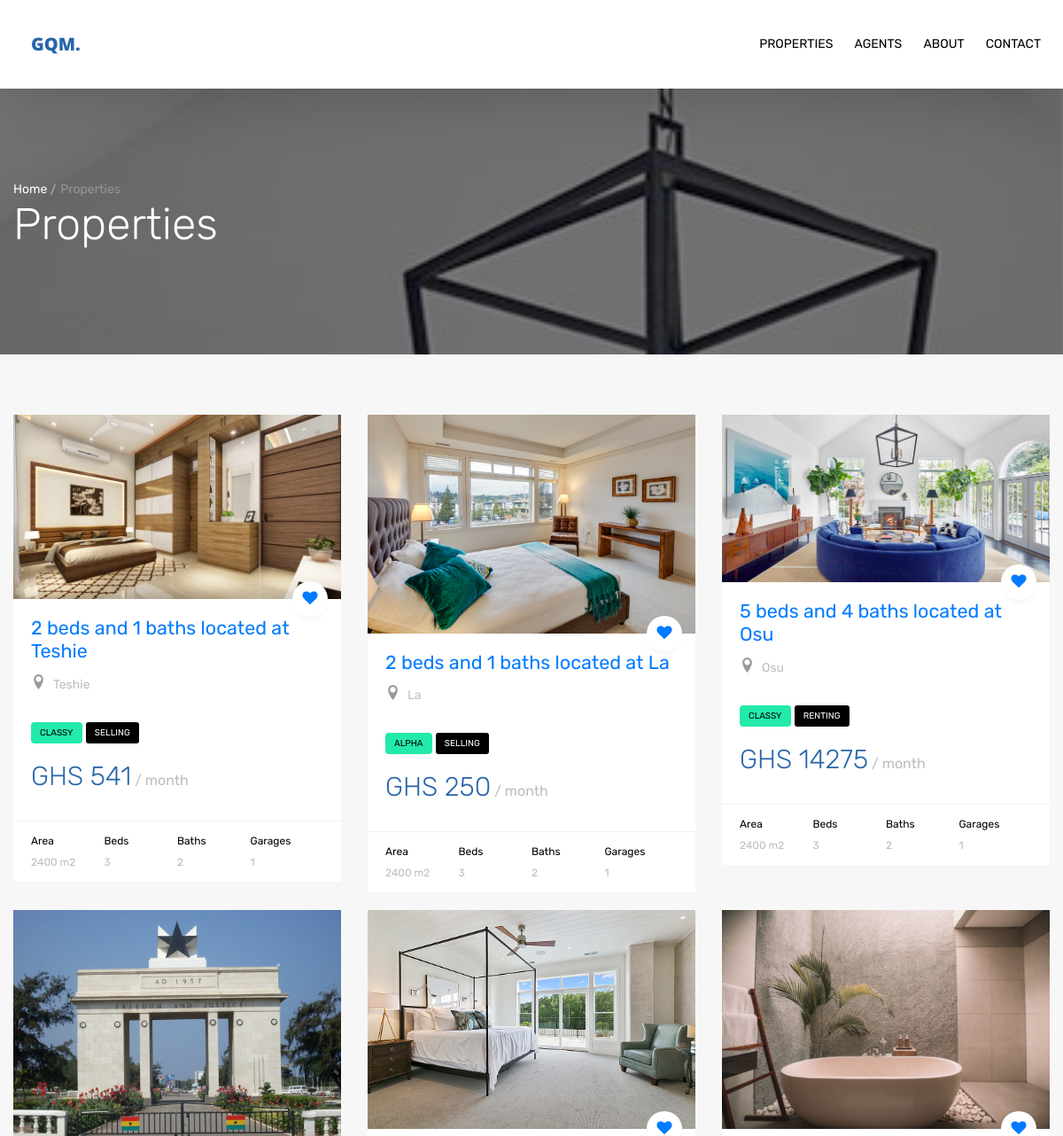
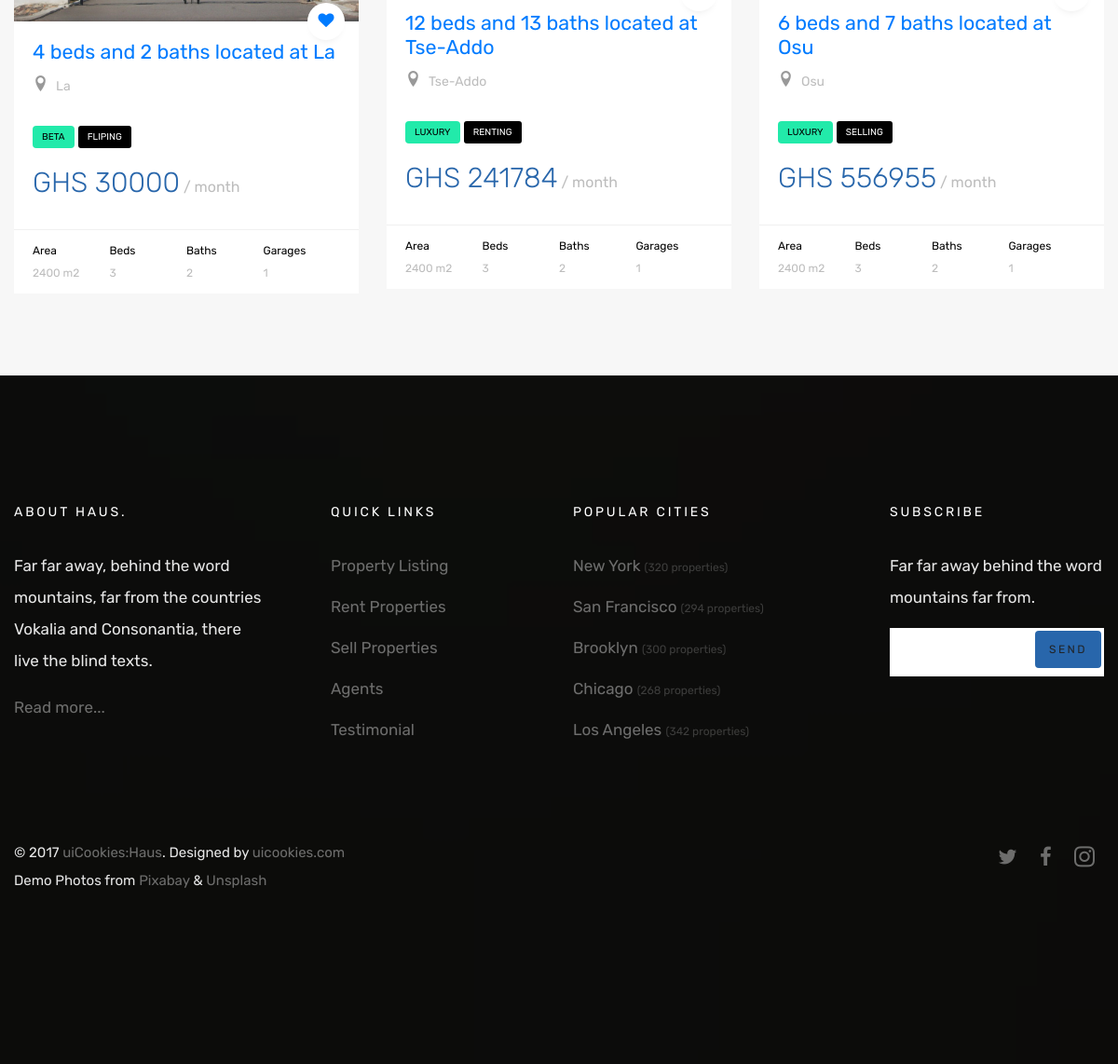
Screenshot of /property/ with the database file from the repository (2 pictures, top to bottom).
### mainapp/models.py (models this page shows)
class Properties(models.Model):
    categories=models.ForeignKey(Categories,null=True,on_delete=models.SET_NULL)
    name=models.CharField(max_length=255)
    location=models.CharField(max_length=255)
    type= models.CharField(choices=roomtype,max_length=25)
    price=models.PositiveIntegerField()
    area=models.DecimalField(decimal_places=2,max_digits=10)
    numofbeds=models.PositiveIntegerField()
    numofbath=models.PositiveIntegerField()
    numofgarage=models.CharField(max_length=10)
    photo = models.ImageField(upload_to='rooms',null=True)
    roomdetail=models.TextField(max_length=255,default=True)
    def __str__(self):
        return f"{self.numofbeds} beds and {self.numofbath} baths located at {self.location}"
    class Meta:
        verbose_name='Property'
        verbose_name_plural='Properties'

class Categories(models.Model):
    categories=models.CharField(max_length=25)
    def __str__(self):
        return self.categories
    class Meta:
        verbose_name='Category'
        verbose_name_plural='Categories'

### mainapp/views.py (the view)
# urls.py: path('property/',views. propertylist,name='propertylist'),
def propertylist(request):
    listing=Properties.objects.all()
    context={
        'listproperty':listing
        }
    return render(request,'property/properties.html',context)

### templates/property/properties.html (shortened to what this page needs)
{% extends 'base.html' %}
{% load static %}
{% block body %}
<section class="probootstrap-slider flexslider2 page-inner">
  <div class="overlay"></div>
  <div class="probootstrap-wrap-banner">
    <div class="container">
      <div class="row">
        <div class="col-md-8">
          <div class="page-title probootstrap-animate">
            <div class="probootstrap-breadcrumbs">
              <a href="#">Home</a><span>Properties</span>
            </div>
            <h1>Properties</h1>
          </div>
        </div>
      </div>
    </div>
  </div>
  <ul class="slides">
    <li
      style="background-image: url(../../media/rooms/blue-and-white-rooms-hbx090120inspoindex-006-1617124627_eL0lveS.jpg);">
    </li>
  </ul>
</section>
<section class="probootstrap-section probootstrap-section-lighter">
  <div class="container">
    <div class="row">
      {% for proper in listproperty %}
      <div class="col-md-4 col-sm-6">
        <div class="probootstrap-card probootstrap-listing">
          <div class="probootstrap-card-media">
            <img src="{{proper.photo.url}}" class="img-responsive" alt="Sorry not available">
            <a href="#" class="probootstrap-love"><i class="icon-heart"></i></a>
          </div>
          <div class="probootstrap-card-text">
            <h2 class="probootstrap-card-heading"><a href="{% url 'detail' proper.id %}">{{proper}}</a></h2>
            <div class="probootstrap-listing-location">
              <i class="icon-location2"></i> <span>{{proper.location}}</span>
            </div>
            <div class="probootstrap-listing-category for-sale"><span style="color: black;">{{proper.type}}</span> <span
                style="background-color:black ; border-radius: 3px;">{{proper.categories}}</span></div>
            <div class="probootstrap-listing-price"><strong>GHS {{proper.price}}</strong> / month</div>
          </div>
          <div class="probootstrap-card-extra">
            <ul>
              <li>
                Area
                <span>2400 m2</span>
              </li>
              <li>
                Beds
                <span>3</span>
              </li>
              <li>
                Baths
                <span>2</span>
              </li>
              <li>
                Garages
                <span>1</span>
              </li>
            </ul>
          </div>
        </div>
      </div>
      {% endfor %}
    </div>
  </div>
</section>
{% endblock body %}

### templates/base.html (shortened to what this page needs)
<!DOCTYPE html>
{% load static %}
<html lang="en">
<head>
  <link rel="stylesheet" href="https://maxcdn.bootstrapcdn.com/bootstrap/4.0.0/css/bootstrap.min.css"
>
  <link rel="stylesheet" href="{% static '..\static\css\styles-merged.css' %}">
  <link rel="stylesheet" href="{% static '..\static\css\style.min.css' %}">
  <link rel="stylesheet" href="{% static '..\static\css\custom.css' %}">
  <link rel="stylesheet" href="{% static '../../../static/new static/css/open-iconic-bootstrap.min.css' %}">
  <link rel="stylesheet" href="{% static '../../../static/new static/css/animate.css' %}">
  <link rel="stylesheet" href="{% static '../../../static/new static/css/owl.carousel.min.css' %}">
  <link rel="stylesheet" href="{% static '../../../static/new static/css/owl.theme.default.min.css' %}">
  <link rel="stylesheet" href="{% static '../../../static/new static/css/magnific-popup.css' %}">
  <link rel="stylesheet" href="{% static '../../../static/new static/css/aos.css' %}">
  <link rel="stylesheet" href="{% static '../../../static/new static/css/ionicons.min.css' %}">
  <link rel="stylesheet" href="{% static '../../../static/new static/css/bootstrap-datepicker.css' %}">
  <link rel="stylesheet" href="{% static '../../../static/new static/css/jquery.timepicker.css' %}">
  <link rel="stylesheet" href="{% static '../../../static/new static/css/flaticon.css' %}">
  <link rel="stylesheet" href="{% static '../../../static/new static/css/icomoon.css' %}">
  <link rel="stylesheet" href="{% static '../../../static/new static/css/style.css' %}">
</head>
<body>
  <header role="banner" class="probootstrap-header">
    <div class="container">
      <a href="{% url  'home' %}" class="probootstrap-logo">GQM<span>.</span></a>
      <nav role="navigation" class="probootstrap-nav hidden-xs">
        <ul class="probootstrap-main-nav">
          <li><a href="{% url 'propertylist' %}">Properties</a></li>
          <li><a href="{% url 'agents' %}">Agents</a></li>
          <li><a href="{% url 'about' %}">About</a></li>
          <li><a href="{% url 'contact' %}">Contact</a></li>
        </ul>
      </nav>
    </div>
  </header>
  {% block body %}
  {% endblock body %}
  <footer class="probootstrap-footer probootstrap-bg" style="background-image: url(img/slider_3.jpg)">
    <div class="container">
      <div class="row mb60">
        <div class="col-md-3">
          <div class="probootstrap-footer-widget">
            <h4 class="heading">About Haus.</h4>
            <p>Far far away, behind the word mountains, far from the countries Vokalia and Consonantia, there live the
              blind texts. </p>
            <p><a href="#">Read more...</a></p>
          </div>
        </div>
        <div class="col-md-3">
          <div class="probootstrap-footer-widget probootstrap-link-wrap">
            <h4 class="heading">Quick Links</h4>
            <ul class="stack-link">
              <li><a href="#">Property Listing</a></li>
              <li><a href="#">Rent Properties</a></li>
              <li><a href="#">Sell Properties</a></li>
              <li><a href="#">Agents</a></li>
              <li><a href="#">Testimonial</a></li>
            </ul>
          </div>
        </div>
        <div class="col-md-3">
          <div class="probootstrap-footer-widget">
            <h4 class="heading">Popular Cities</h4>
            <ul class="stack-link">
              <li><a href="#">New York <small>(320 properties)</small></a></li>
              <li><a href="#">San Francisco <small>(294 properties)</small></a></li>
              <li><a href="#">Brooklyn <small>(300 properties)</small></a></li>
              <li><a href="#">Chicago <small>(268 properties)</small></a></li>
              <li><a href="#">Los Angeles <small>(342 properties)</small></a></li>
            </ul>
          </div>
        </div>
        <div class="col-md-3">
          <div class="probootstrap-footer-widget probootstrap-link-wrap">
            <h4 class="heading">Subscribe</h4>
            <p>Far far away behind the word mountains far from.</p>
            <form action="#">
              <div class="form-field">
                <input type="text" class="form-control" placeholder="Enter your email">
                <button class="btn btn-subscribe">Send</button>
              </div>
            </form>
          </div>
        </div>
      </div>
      <div class="row copyright">
        <div class="col-md-6">
          <div class="probootstrap-footer-widget">
            <p>&copy; 2017 <a href="https://uicookies.com/">uiCookies:Haus</a>. Designed by <a
                href="https://uicookies.com/">uicookies.com</a> <br> Demo Photos from <a
                href="https://pixabay.com/">Pixabay</a> &amp; <a href="https://unsplash.com/">Unsplash</a></p>
          </div>
        </div>
        <div class="col-md-6">
          <div class="probootstrap-footer-widget right">
            <ul class="probootstrap-footer-social">
              <li><a href="#"><i class="icon-twitter"></i></a></li>
              <li><a href="#"><i class="icon-facebook"></i></a></li>
              <li><a href="#"><i class="icon-instagram2"></i></a></li>
            </ul>
          </div>
        </div>
      </div>
    </div>
  </footer>
</body>
</html>

### static/new static/css/icomoon.css (style rules this page uses)
[class^="icon-"], [class*=" icon-"] { font-family: 'icomoon' !important; speak: none; font-style: normal; font-weight: normal; font-variant: normal; text-transform: none; line-height: 1; -webkit-font-smoothing: antialiased; -moz-osx-font-smoothing: grayscale; }
.icon-heart:before { content: "\f004"; }
.icon-twitter:before { content: "\f099"; }
.icon-facebook:before { content: "\f09a"; }

### rows the page displays
Properties: photo (picture), numofbeds+numofbath+location "2 beds and 1 baths located at Teshie", location "Teshie", type "CLASSY", categories "SELLING", price "541"
Properties: photo (picture), numofbeds+numofbath+location "2 beds and 1 baths located at La", location "La", type "ALPHA", categories "SELLING", price "250"
Properties: photo (picture), numofbeds+numofbath+location "5 beds and 4 baths located at Osu", location "Osu", type "CLASSY", categories "RENTING", price "14275"
Properties: photo (picture), numofbeds+numofbath+location "4 beds and 2 baths located at La", location "La", type "BETA", categories "FLIPING", price "30000"
Properties: photo (picture), numofbeds+numofbath+location "12 beds and 13 baths located at Tse-Addo", location "Tse-Addo", type "LUXURY", categories "RENTING", price "241784"
Properties: photo (picture), numofbeds+numofbath+location "6 beds and 7 baths located at Osu", location "Osu", type "LUXURY", categories "SELLING", price "556955"
